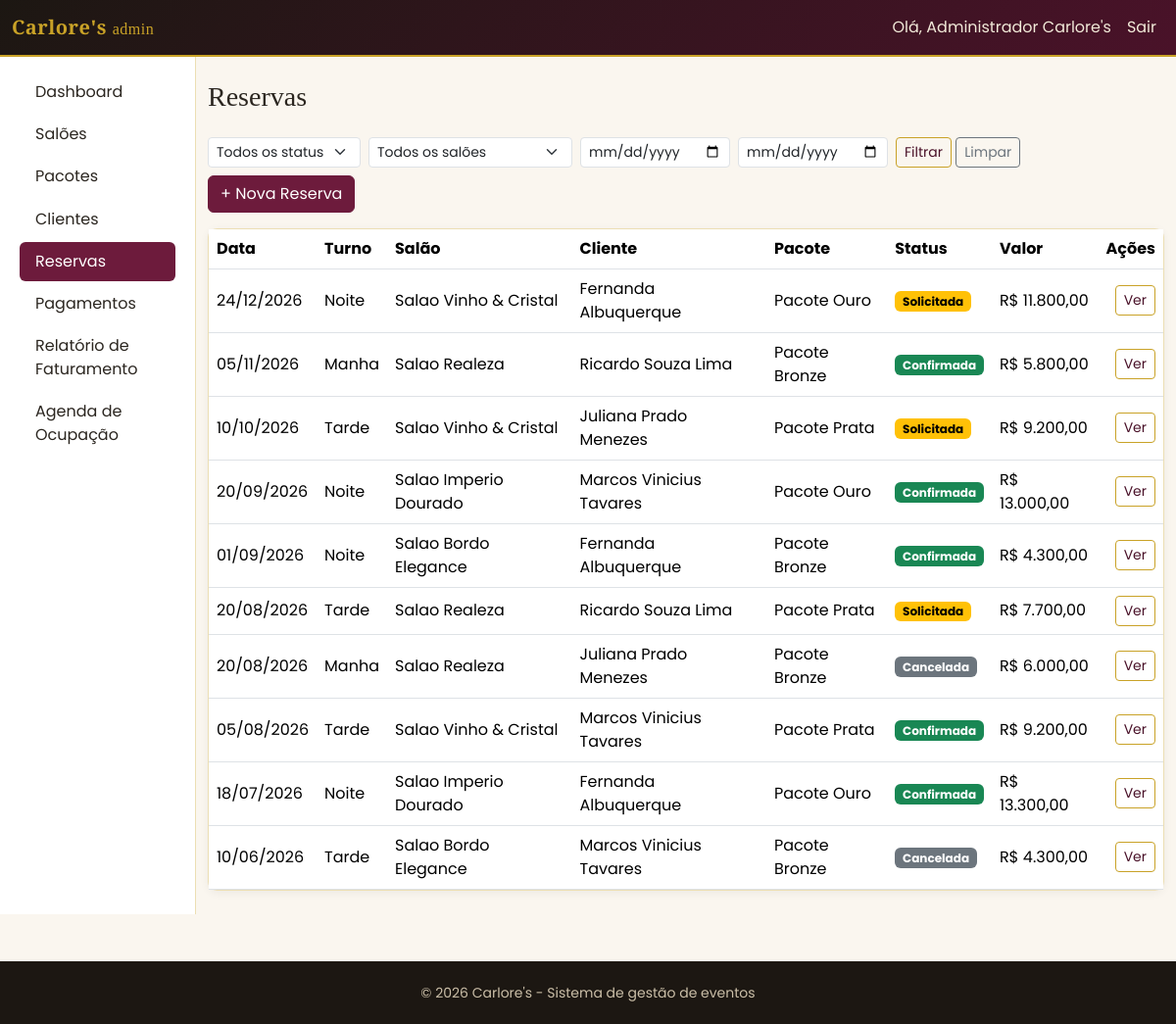
/admin/reservas/index.php (signed in), run on the app's committed database.
### tables this page shows
CREATE TABLE reservas (
    id                  INT UNSIGNED AUTO_INCREMENT PRIMARY KEY,
    cliente_id          INT UNSIGNED NOT NULL,
    salao_id            INT UNSIGNED NOT NULL,
    pacote_id           INT UNSIGNED NOT NULL,
    data_evento         DATE NOT NULL,
    turno               ENUM('manha', 'tarde', 'noite') NOT NULL,
    tipo_evento         VARCHAR(80) NOT NULL,
    numero_convidados   SMALLINT UNSIGNED NOT NULL,
    status              ENUM('solicitada', 'confirmada', 'cancelada') NOT NULL DEFAULT 'solicitada',
    valor_salao         DECIMAL(10,2) NOT NULL,
    valor_pacote        DECIMAL(10,2) NOT NULL,
    desconto            DECIMAL(10,2) NOT NULL DEFAULT 0.00,
    valor_total         DECIMAL(10,2) GENERATED ALWAYS AS (valor_salao + valor_pacote - desconto) STORED,
    bloqueio_data       DATE GENERATED ALWAYS AS (CASE WHEN status = 'cancelada' THEN NULL ELSE data_evento END) STORED,
    observacoes         TEXT NULL,
    created_at          DATETIME NOT NULL DEFAULT CURRENT_TIMESTAMP,
    updated_at          DATETIME NOT NULL DEFAULT CURRENT_TIMESTAMP ON UPDATE CURRENT_TIMESTAMP,
    CONSTRAINT fk_reservas_cliente FOREIGN KEY (cliente_id) REFERENCES clientes(id)
        ON DELETE RESTRICT ON UPDATE CASCADE,
    CONSTRAINT fk_reservas_salao FOREIGN KEY (salao_id) REFERENCES saloes(id)
        ON DELETE RESTRICT ON UPDATE CASCADE,
    CONSTRAINT fk_reservas_pacote FOREIGN KEY (pacote_id) REFERENCES pacotes(id)
        ON DELETE RESTRICT ON UPDATE CASCADE,
    UNIQUE KEY uq_disponibilidade (salao_id, bloqueio_data),
    INDEX idx_reservas_data (data_evento),
    INDEX idx_reservas_status (status)
);

CREATE TABLE saloes (
    id          INT UNSIGNED AUTO_INCREMENT PRIMARY KEY,
    nome        VARCHAR(100) NOT NULL,
    capacidade  SMALLINT UNSIGNED NOT NULL,
    descricao   TEXT NULL,
    valor_base  DECIMAL(10,2) NOT NULL DEFAULT 0.00,
    foto        VARCHAR(255) NULL,
    ativo       TINYINT(1) NOT NULL DEFAULT 1,
    created_at  DATETIME NOT NULL DEFAULT CURRENT_TIMESTAMP,
    updated_at  DATETIME NOT NULL DEFAULT CURRENT_TIMESTAMP ON UPDATE CURRENT_TIMESTAMP,
    UNIQUE KEY uq_saloes_nome (nome),
    INDEX idx_saloes_ativo (ativo)
);

CREATE TABLE usuarios (
    id          INT UNSIGNED AUTO_INCREMENT PRIMARY KEY,
    nome        VARCHAR(120) NOT NULL,
    email       VARCHAR(150) NOT NULL,
    senha_hash  VARCHAR(255) NOT NULL,
    tipo        ENUM('admin', 'cliente') NOT NULL DEFAULT 'cliente',
    ativo       TINYINT(1) NOT NULL DEFAULT 1,
    created_at  DATETIME NOT NULL DEFAULT CURRENT_TIMESTAMP,
    updated_at  DATETIME NOT NULL DEFAULT CURRENT_TIMESTAMP ON UPDATE CURRENT_TIMESTAMP,
    UNIQUE KEY uq_usuarios_email (email),
    INDEX idx_usuarios_tipo (tipo)
);

CREATE TABLE pacotes (
    id          INT UNSIGNED AUTO_INCREMENT PRIMARY KEY,
    nome        VARCHAR(100) NOT NULL,
    descricao   TEXT NULL,
    preco       DECIMAL(10,2) NOT NULL,
    ativo       TINYINT(1) NOT NULL DEFAULT 1,
    created_at  DATETIME NOT NULL DEFAULT CURRENT_TIMESTAMP,
    updated_at  DATETIME NOT NULL DEFAULT CURRENT_TIMESTAMP ON UPDATE CURRENT_TIMESTAMP,
    UNIQUE KEY uq_pacotes_nome (nome)
);

### public/admin/reservas/index.php (called while the page is built, shortened)
<?php
require_once __DIR__ . '/../../../config/bootstrap.php';
$filtros = [
    'status'      => $_GET['status'] ?? '',
    'salao_id'    => $_GET['salao_id'] ?? '',
    'data_inicio' => $_GET['data_inicio'] ?? '',
    'data_fim'    => $_GET['data_fim'] ?? '',
];
$reservas = Reserva::listar(array_filter($filtros));
require ROOT_PATH . '/views/admin/reservas/listar.php';

### config/bootstrap.php (called while the page is built, shortened)
<?php
require_once ROOT_PATH . '/config/database.php';
require_once ROOT_PATH . '/helpers/format_helper.php';
spl_autoload_register(function (string $classe): void {
    foreach (['models', 'services'] as $pasta) {
        $caminho = ROOT_PATH . "/{$pasta}/{$classe}.php";
        if (is_file($caminho)) {
            return;
        }
    }
});

### config/database.php (called while the page is built, shortened)
<?php
class Database
{
    private static ?PDO $conexao = null;
    public static function conectar(): PDO
    {
        if (self::$conexao === null) {
            $dsn = 'mysql:host=' . self::HOST . ';dbname=' . self::DBNAME . ';charset=' . self::CHARSET;
            try {
                self::$conexao = new PDO($dsn, self::USUARIO, self::SENHA, [
                    PDO::ATTR_ERRMODE            => PDO::ERRMODE_EXCEPTION,
                    PDO::ATTR_EMULATE_PREPARES   => false,
                    PDO::ATTR_DEFAULT_FETCH_MODE => PDO::FETCH_ASSOC,
                ]);
            } catch (PDOException $e) {
                error_log('[Database] Falha na conexao: ' . $e->getMessage());
                http_response_code(500);
                die('Nao foi possivel conectar ao banco de dados. Verifique se o MySQL do XAMPP esta em execucao e se o banco "carlores" foi importado (veja o README.md).');
            }
        }
        return self::$conexao;
    }
}

### models/Reserva.php (called while the page is built, shortened)
<?php
class Reserva
{
    public static function listar(array $filtros = []): array
    {
        $sql = self::SELECT_BASE . ' WHERE 1=1';
        $params = [];
        $sql .= ' ORDER BY r.data_evento DESC, r.id DESC';
        $stmt = Database::conectar()->prepare($sql);
        $stmt->execute($params);
        return $stmt->fetchAll();
    }
}

### views/admin/reservas/listar.php (the view, shortened to what this page needs)
<?php require ROOT_PATH . '/views/partials/header_admin.php'; ?>
<div class="d-flex flex-wrap justify-content-between gap-2 mb-3">
    <form method="get" class="row g-2">
        <div class="col-auto">
            <select name="status" class="form-select form-select-sm">
                <option value="">Todos os status</option>
            </select>
        </div>
        <div class="col-auto">
            <select name="salao_id" class="form-select form-select-sm">
                <option value="">Todos os salões</option>
            </select>
        </div>
        <div class="col-auto">
            <input type="date" name="data_inicio" class="form-control form-control-sm" value="<?= e($filtros['data_inicio']) ?>" title="De">
        </div>
        <div class="col-auto">
            <input type="date" name="data_fim" class="form-control form-control-sm" value="<?= e($filtros['data_fim']) ?>" title="Até">
        </div>
        <div class="col-auto">
            <button type="submit" class="btn btn-sm btn-outline-carlores">Filtrar</button>
            <a href="/admin/reservas/index.php" class="btn btn-sm btn-outline-secondary">Limpar</a>
        </div>
    </form>
    <a href="/admin/reservas/criar.php" class="btn btn-carlores">+ Nova Reserva</a>
</div>
<div class="card card-carlores">
    <div class="table-responsive">
        <table class="table mb-0 align-middle">
            <thead><tr><th>Data</th><th>Turno</th><th>Salão</th><th>Cliente</th><th>Pacote</th><th>Status</th><th>Valor</th><th class="text-end">Ações</th></tr></thead>
            <tbody>
            <?php foreach ($reservas as $r): ?>
                <tr>
                    <td><?= dateBr($r['data_evento']) ?></td>
                    <td><?= turnoLabel($r['turno']) ?></td>
                    <td><?= e($r['salao_nome']) ?></td>
                    <td><?= e($r['cliente_nome']) ?></td>
                    <td><?= e($r['pacote_nome']) ?></td>
                    <td><?= statusReservaBadge($r['status']) ?></td>
                    <td><?= moneyBr($r['valor_total']) ?></td>
                    <td class="text-end">
                        <a href="/admin/reservas/visualizar.php?id=<?= (int)$r['id'] ?>" class="btn btn-sm btn-outline-carlores">Ver</a>
                    </td>
                </tr>
            <?php endforeach; ?>
            </tbody>
        </table>
    </div>
</div>
<?php require ROOT_PATH . '/views/partials/footer_admin.php'; ?>

### helpers/format_helper.php (shortened to what this page needs)
<?php
function e(mixed $valor): string
{
    return htmlspecialchars((string)($valor ?? ''), ENT_QUOTES, 'UTF-8');
}
function moneyBr(float|string|null $valor): string
{
    return 'R$ ' . number_format((float)$valor, 2, ',', '.');
}
function dateBr(?string $dataIso): string
{
    $timestamp = strtotime($dataIso);
    return $timestamp ? date('d/m/Y', $timestamp) : '';
}
function turnoLabel(?string $turno): string
{
    return TURNOS[$turno] ?? e($turno);
}
function statusReservaLabel(?string $status): string
{
    return STATUS_RESERVA[$status] ?? e($status);
}
function statusReservaBadge(?string $status): string
{
    $mapa = ['solicitada' => 'warning', 'confirmada' => 'success', 'cancelada' => 'secondary'];
    $cor = $mapa[$status] ?? 'secondary';
    return '<span class="badge text-bg-' . $cor . '">' . statusReservaLabel($status) . '</span>';
}

### public/assets/css/theme.css (style rules this page uses)
:root { --carlores-preto: #1c1712; --carlores-vinho: #6d1b3c; --carlores-vinho-escuro: #4a1229; --carlores-dourado: #c9a227; --carlores-dourado-claro: #e8d38a; --carlores-creme: #faf6ef; --carlores-texto: #2b2620; }
body { background-color: var(--carlores-creme); color: var(--carlores-texto); font-family: 'Poppins', 'Segoe UI', sans-serif; }
a { color: var(--carlores-vinho); }
.btn-carlores { background-color: var(--carlores-vinho); border-color: var(--carlores-vinho); color: #fff; }
.btn-outline-carlores { border-color: var(--carlores-dourado); color: var(--carlores-vinho-escuro); }
.card-carlores { border: 1px solid rgba(201, 162, 39, 0.35); border-radius: 0.6rem; box-shadow: 0 2px 10px rgba(0,0,0,0.06); }

### data on the page
reservas: data_evento "24/12/2026", turno "Noite", salao.nome "Salao Vinho & Cristal", usuarios.nome "Fernanda Albuquerque", pacote.nome "Pacote Ouro", status "Solicitada", valor_total "R$ 11.800,00"
reservas: data_evento "05/11/2026", turno "Manha", salao.nome "Salao Realeza", usuarios.nome "Ricardo Souza Lima", pacote.nome "Pacote Bronze", status "Confirmada", valor_total "R$ 5.800,00"
reservas: data_evento "10/10/2026", turno "Tarde", salao.nome "Salao Vinho & Cristal", usuarios.nome "Juliana Prado Menezes", pacote.nome "Pacote Prata", status "Solicitada", valor_total "R$ 9.200,00"
reservas: data_evento "20/09/2026", turno "Noite", salao.nome "Salao Imperio Dourado", usuarios.nome "Marcos Vinicius Tavares", pacote.nome "Pacote Ouro", status "Confirmada", valor_total "R$ 13.000,00"
reservas: data_evento "01/09/2026", turno "Noite", salao.nome "Salao Bordo Elegance", usuarios.nome "Fernanda Albuquerque", pacote.nome "Pacote Bronze", status "Confirmada", valor_total "R$ 4.300,00"
reservas: data_evento "20/08/2026", turno "Tarde", salao.nome "Salao Realeza", usuarios.nome "Ricardo Souza Lima", pacote.nome "Pacote Prata", status "Solicitada", valor_total "R$ 7.700,00"
reservas: data_evento "20/08/2026", turno "Manha", salao.nome "Salao Realeza", usuarios.nome "Juliana Prado Menezes", pacote.nome "Pacote Bronze", status "Cancelada", valor_total "R$ 6.000,00"
reservas: data_evento "05/08/2026", turno "Tarde", salao.nome "Salao Vinho & Cristal", usuarios.nome "Marcos Vinicius Tavares", pacote.nome "Pacote Prata", status "Confirmada", valor_total "R$ 9.200,00"
reservas: data_evento "18/07/2026", turno "Noite", salao.nome "Salao Imperio Dourado", usuarios.nome "Fernanda Albuquerque", pacote.nome "Pacote Ouro", status "Confirmada", valor_total "R$ 13.300,00"
reservas: data_evento "10/06/2026", turno "Tarde", salao.nome "Salao Bordo Elegance", usuarios.nome "Marcos Vinicius Tavares", pacote.nome "Pacote Bronze", status "Cancelada", valor_total "R$ 4.300,00"

### other printed values
APP_NOME "Carlore's"
$usuario['nome'] "Administrador Carlore's"
$rotulo "Dashboard"
$rotulo "Salões"
$rotulo "Pacotes"
$rotulo "Clientes"
$rotulo "Reservas"
$rotulo "Pagamentos"
$rotulo "Relatório de Faturamento"
$rotulo "Agenda de Ocupação"
$tituloPagina "Reservas"
